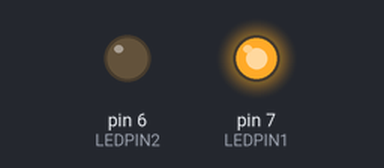
Bench run of a sketch on a simulated Arduino Uno, built with avr-gcc and run on an emulated ATmega328P. Shown: output pins drawn as LEDs (lit = HIGH).

Above: at 0.5 s.
At 4.5 s:
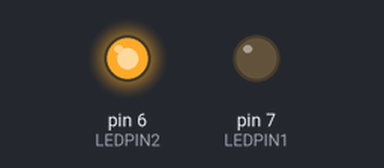
At 8.5 s:
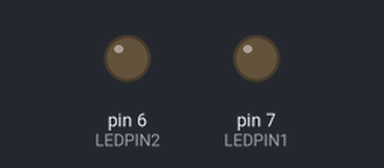
Timing chart, 0 to 15.6 s (numbered marks = the images above):
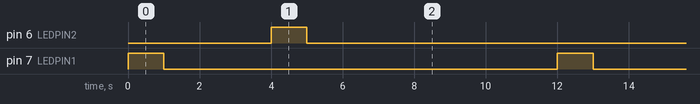

Measured:
- by itself, pin 6 (LEDPIN2), pin 7 (LEDPIN1): alternates HIGH for 1.0 s and LOW for 11.0 s
- by itself, everything shown: repeats every 12.0 s, in 4 steps

The sketch:

trafficlight.ino
```cpp
int LEDPIN1=7;
int LEDPIN2=6;
int LEDPIN3=5;

void setup()
{
  pinMode(LEDPIN1, OUTPUT);
  pinMode(LEDPIN2, OUTPUT);
  pinMode(LEDPIN2, OUTPUT);
}

void loop()
{
  digitalWrite(LEDPIN1, HIGH);
  delay(1000); // Wait for 1000 millisecond(s)
  digitalWrite(LEDPIN1, LOW);
  delay(3000); // Wait for 1000 millisecond(s)
  digitalWrite(LEDPIN2, HIGH);
  delay(1000); // Wait for 1000 millisecond(s)
  digitalWrite(LEDPIN2, LOW);
  delay(3000); // Wait for 1000 millisecond(s)
  digitalWrite(LEDPIN3, HIGH);
  delay(1000); // Wait for 1000 millisecond(s)
  digitalWrite(LEDPIN3, LOW);
  delay(3000); // Wait for 1000 millisecond(s)
}
```
